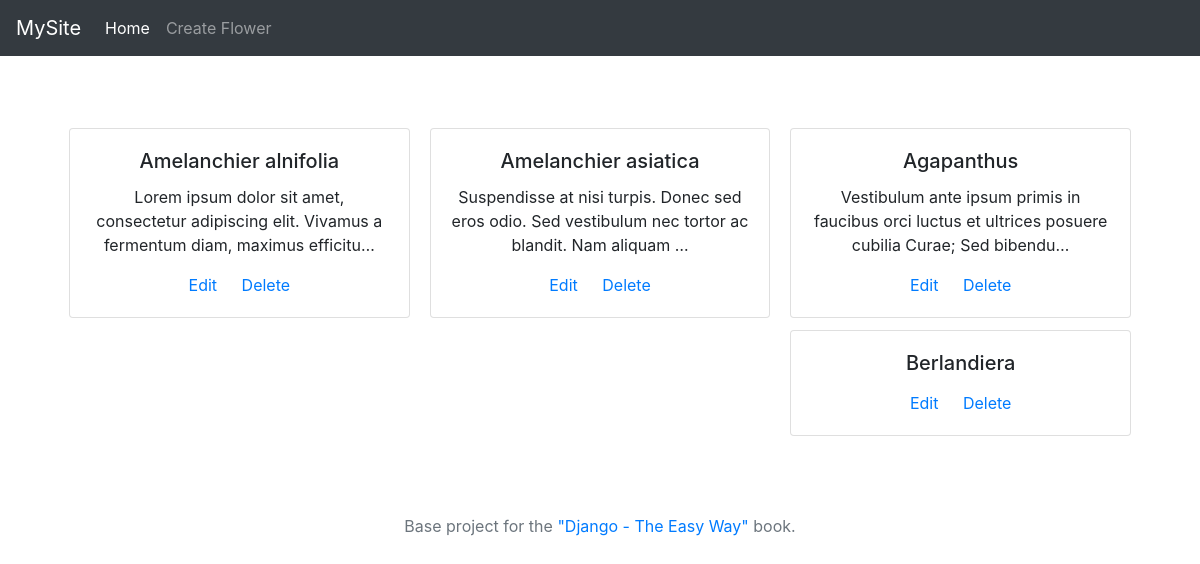
The page / on the database its author committed.
### myapp/models.py (models this page shows, shortened)
class Flower(models.Model):
    title = models.CharField(max_length=255, default='')
    description = models.TextField(default='')

### myapp/views.py (the view)
# urls.py: path('', myapp_views.index, name='index'),
def index(request):
    flowers = Flower.objects.all()
    return render(request, 'myapp/index.html', {'flowers': flowers })

### myapp/templates/myapp/index.html
{% extends 'base/base.html' %}
{% block content %}
<div class="card-columns">
  {% for flower in flowers %}
  <div class="card">
    <div class="card-body">
      <h5 class="card-title">{{ flower.title }}</h5>
      <p class="card-text">{{ flower.description | truncatechars:100 }}</p>
      <a href="/admin/myapp/flower/{{ flower.id }}/change/" class="card-link">Edit</a>
      <a href="/admin/myapp/flower/{{ flower.id }}/delete/" class="card-link">Delete</a>
    </div>
  </div>
  {% endfor %}
</div>
{% endblock %}

### base/templates/base/base.html (shortened to what this page needs)
{% load static %}
<!doctype html>
<html lang="en">
  <head>
    <link rel="stylesheet" href="https://stackpath.bootstrapcdn.com/bootstrap/4.1.3/css/bootstrap.min.css">
    <link rel="stylesheet" href="{% static 'base/css/site.css' %}">
  </head>
  <body>
    <nav class="navbar navbar-expand-md navbar-dark bg-dark fixed-top">
      <a class="navbar-brand" href="/">MySite</a>
      <div class="collapse navbar-collapse" id="navbarsExampleDefault">
	<ul class="navbar-nav mr-auto">
	  <li class="nav-item active">
            <a class="nav-link" href="/">Home <span class="sr-only">(current)</span></a>
	  </li>
          <li class="nav-item">
	    <a class="nav-link" href="/flower/create/">
	      Create Flower
	    </a>
	  </li>
	</ul>
      </div>
    </nav>
    <main role="main" class="container">
      <div class="starter-template">
	{% block content %}{% endblock %}
      </div>
    </main>
    <footer class="footer">
      <div class="container">
	<span class="text-muted">
	  Base project for the <a target="_blank" href="https://leanpub.com/django-the-easy-way">"Django - The Easy Way" </a>book.
	</span>
      </div>
    </footer>
  </body>
</html>

### base/static/base/css/site.css (style rules this page uses)
body { padding-top: 5rem; }
.starter-template { padding: 3rem 1.5rem; text-align: center; }
.footer { text-align: center; font-size: 16px; height: 60px; line-height: 60px; }

### rows shown on the page
Flower: title "Amelanchier alnifolia", description "Lorem ipsum dolor sit amet, consectetur adipiscing elit. Vivamus a fermentum diam, maximus efficitu…"
Flower: title "Amelanchier asiatica", description "Suspendisse at nisi turpis. Donec sed eros odio. Sed vestibulum nec tortor ac blandit. Nam aliquam …"
Flower: title "Agapanthus", description "Vestibulum ante ipsum primis in faucibus orci luctus et ultrices posuere cubilia Curae; Sed bibendu…"
Flower: title "Berlandiera"
